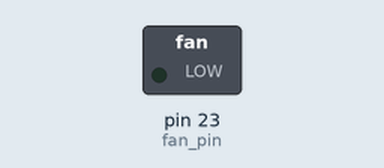
This sketch was run on a simulated Arduino Mega 2560, built with avr-gcc and run on an emulated ATmega2560. Shown: switched loads named in the sketch (green lamp = pin HIGH). Dashed ring = blinking.

Above: at 0.05 s.
Timing chart, 0 to 3.0 s (numbered marks = the images above):
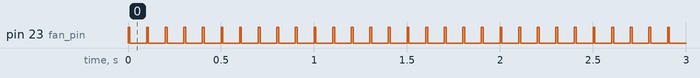

Measured:
- by itself, pin 23 (fan_pin): alternates HIGH for 0.01 s and LOW for 0.09 s, 100 changes in all, then stays LOW

The sketch:

317_2.ino
```cpp
const int fan_pin = 23;

void setup() {
	pinMode(fan_pin, OUTPUT);
}

unsigned int howMany = 50;
void loop() {
	if(howMany>0) {
		howMany--;

		digitalWrite(fan_pin, HIGH);
		delay(10);
		digitalWrite(fan_pin, LOW);
		delay(90);
	}
}
```
